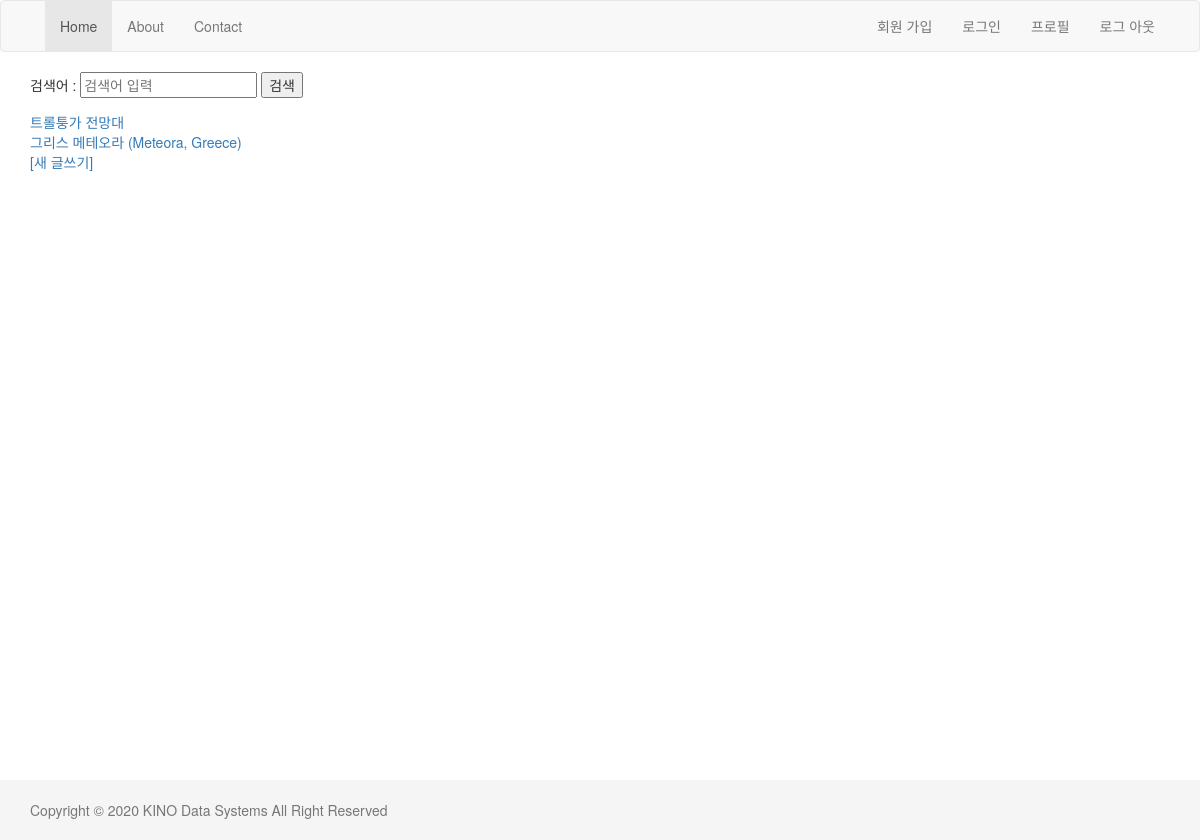
/blog/, run on an earlier commit of the app's database.
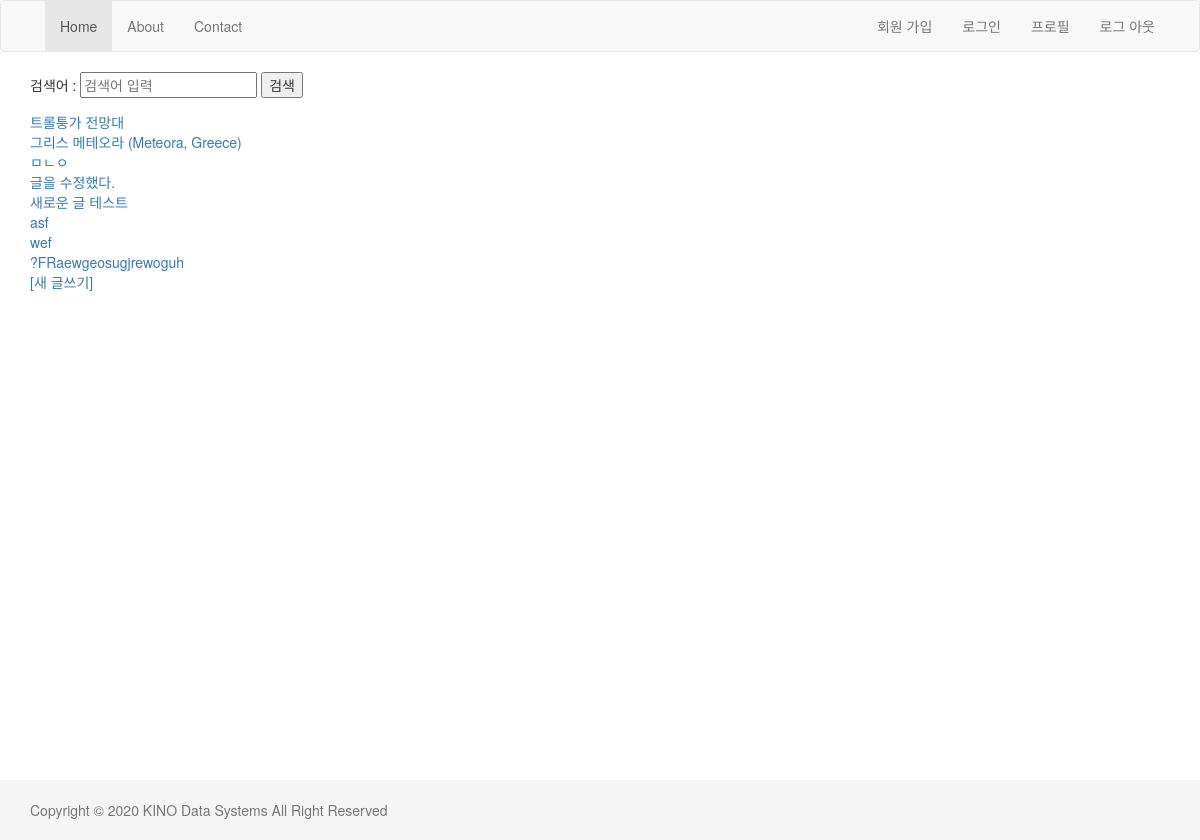
And on a later commit of the database.
### blog/models.py (models this page shows, shortened)
class Post(models.Model):
    title = models.CharField(max_length=250)
    body = models.TextField()
    tag = models.ManyToManyField('Tag',null=True,blank=True)
    ip = models.GenericIPAddressField(null=True)

### blog/views.py (the view)
# urls.py: path('',views.list, name='list'),
def list(request):
    post_list = Post.objects.all()
    search_key = request.GET.get('keyword')
    if search_key :
        post_list = Post.objects.filter(title__contains=search_key)
    return render(request,'blog/list.html',{"post_list":post_list,'q':search_key})

### blog/templates/blog/list.html (shortened to what this page needs)
{% extends 'layout.html' %}
{% block content %}
    <form action="" method="get">
        검색어 : <input type="text" name="keyword" placeholder="검색어 입력",value="{{q}}">
        <input type="submit" value="검색">
    </form>
    {% for post in post_list %}
        <a href="{% url 'blog:detail' post.id %}">{{post.title}}</a><br>
    {% endfor %}
    <a href="{% url 'blog:create' %}"> [새 글쓰기] </a>
{% endblock content %}

### templates/layout.html (shortened to what this page needs)
<html>
<head>
    <link rel="stylesheet" href="//maxcdn.bootstrapcdn.com/bootstrap/3.3.7/css/bootstrap.min.css" />
</head>
<body>
    <nav class="navbar navbar-default">
        <div class="container">
            <div id="navbar" class="collapse navbar-collapse">
                <ul class="nav navbar-nav">
                    <li class="active"><a href="/blog/">Home</a></li>
                    <li><a href="#">About</a></li>
                    <li><a href="#">Contact</a></li>
                </ul>
                <ul class="nav navbar-nav navbar-right">
                    <li><a href="#">회원 가입 </a> </li>
                    <li><a href="#">로그인</a></li>
                    <li><a href="/blog/profile/">프로필</a> </li>
                    <li><a href="#">로그 아웃</a></li>
                 </ul>
                </div>
        </div>
    </nav>
    <div class="container">
        <div class="row">
            <div class="col-sm-12">
                {% block content %}
                {% endblock %}
            </div>
        </div>
    </div>
    <div id="page-footer">
        <div class="container">
            <p class="text-muted">
                Copyright © 2020 KINO Data Systems All Right Reserved
            </p>
        </div>
    </div>
</body>
</html>

### templates/layout.html (style rules this page uses)
html { position: relative; min-height: 100% }
body { margin-bottom: 60px }
#page-footer { position: absolute; bottom: 0; width:100%; height: 60; line-height: 60px; background-color: #f5f5f5; }

What changed in the data, as far as the page shows it:
added Post: title "ㅁㄴㅇ"
added Post: title "글을 수정했다."
added Post: title "새로운 글 테스트"
added Post: title "asf"
added Post: title "wef"
added Post: title "?FRaewgeosugjrewoguh"
